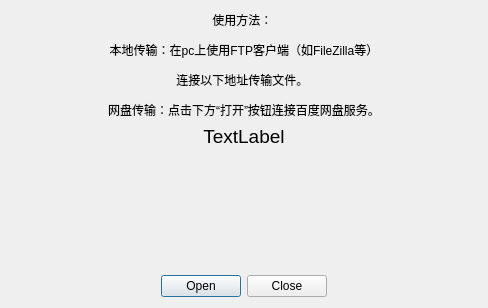
<?xml version="1.0" encoding="UTF-8"?>
<ui version="4.0">
 <class>Dialog</class>
 <widget class="QDialog" name="Dialog">
  <property name="geometry">
   <rect>
    <x>0</x>
    <y>0</y>
    <width>488</width>
    <height>308</height>
   </rect>
  </property>
  <property name="windowTitle">
   <string>ShowIP</string>
  </property>
  <layout class="QVBoxLayout" name="verticalLayout">
   <item>
    <widget class="QLabel" name="label">
     <property name="text">
      <string>&lt;html&gt;&lt;head/&gt;&lt;body&gt;&lt;p&gt;使用方法： &lt;/p&gt;&lt;p&gt;本地传输：在pc上使用FTP客户端（如FileZilla等）&lt;/p&gt;&lt;p&gt;连接以下地址传输文件。 &lt;/p&gt;&lt;p&gt;网盘传输：点击下方“打开”按钮连接百度网盘服务。&lt;/p&gt;&lt;/body&gt;&lt;/html&gt;</string>
     </property>
     <property name="alignment">
      <set>Qt::AlignCenter</set>
     </property>
     <property name="wordWrap">
      <bool>false</bool>
     </property>
    </widget>
   </item>
   <item>
    <widget class="QLabel" name="label_2">
     <property name="font">
      <font>
       <pointsize>14</pointsize>
      </font>
     </property>
     <property name="text">
      <string>TextLabel</string>
     </property>
     <property name="alignment">
      <set>Qt::AlignCenter</set>
     </property>
    </widget>
   </item>
   <item>
    <spacer name="verticalSpacer">
     <property name="orientation">
      <enum>Qt::Vertical</enum>
     </property>
     <property name="sizeHint" stdset="0">
      <size>
       <width>20</width>
       <height>40</height>
      </size>
     </property>
    </spacer>
   </item>
   <item>
    <widget class="QDialogButtonBox" name="buttonBox">
     <property name="standardButtons">
      <set>QDialogButtonBox::Close|QDialogButtonBox::Open</set>
     </property>
     <property name="centerButtons">
      <bool>true</bool>
     </property>
    </widget>
   </item>
  </layout>
 </widget>
 <layoutdefault spacing="6" margin="11"/>
 <resources/>
 <connections>
  <connection>
   <sender>buttonBox</sender>
   <signal>rejected()</signal>
   <receiver>Dialog</receiver>
   <slot>close()</slot>
   <hints>
    <hint type="sourcelabel">
     <x>195</x>
     <y>185</y>
    </hint>
    <hint type="destinationlabel">
     <x>199</x>
     <y>108</y>
    </hint>
   </hints>
  </connection>
 </connections>
</ui>
